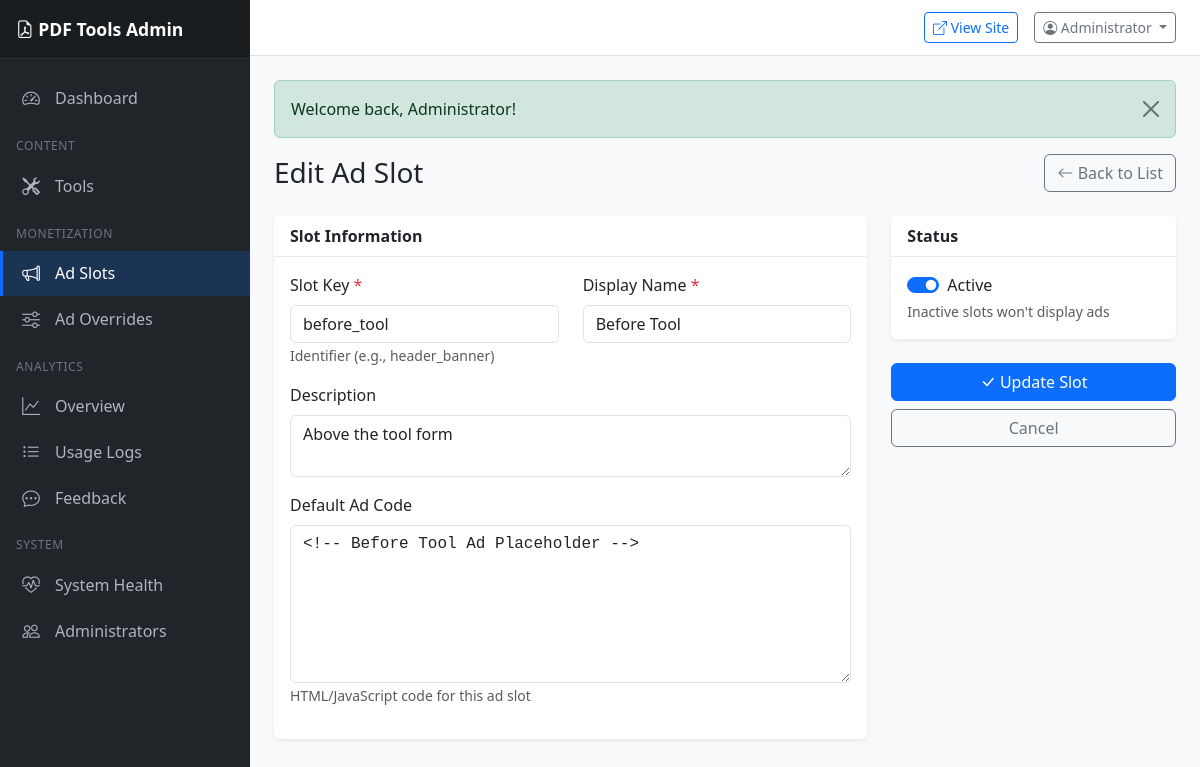
/admin/modules/ads/slot_edit.php?id=4 (signed in), run on the app's committed database.
### tables this page shows
CREATE TABLE IF NOT EXISTS ad_slots (
    id INT AUTO_INCREMENT PRIMARY KEY,
    slot_key VARCHAR(50) NOT NULL UNIQUE,
    slot_name VARCHAR(100) NOT NULL,
    description TEXT,
    default_code TEXT,
    is_active TINYINT(1) NOT NULL DEFAULT 1,
    created_at TIMESTAMP DEFAULT CURRENT_TIMESTAMP,
    updated_at TIMESTAMP DEFAULT CURRENT_TIMESTAMP ON UPDATE CURRENT_TIMESTAMP,
    INDEX idx_slot_key (slot_key),
    INDEX idx_is_active (is_active)
);

### admin/config/config.php (called while the page is built, shortened)
<?php
function get_db_connection(): PDO {
    static $pdo = null;
    if ($pdo === null) {
        $dsn = sprintf(
            'mysql:host=%s;dbname=%s;charset=%s',
            DB_HOST,
            DB_NAME,
            DB_CHARSET
        );
        $options = [
            PDO::ATTR_ERRMODE => PDO::ERRMODE_EXCEPTION,
            PDO::ATTR_DEFAULT_FETCH_MODE => PDO::FETCH_ASSOC,
            PDO::ATTR_EMULATE_PREPARES => false,
        ];
        try {
            $pdo = new PDO($dsn, DB_USER, DB_PASS, $options);
        } catch (PDOException $e) {
            error_log('Database connection failed: ' . $e->getMessage());
            die('Database connection failed. Please check configuration.');
        }
    }
    return $pdo;
}
function is_logged_in(): bool {
    return isset($_SESSION['admin_id']) && !empty($_SESSION['admin_id']);
}
function get_current_admin(): ?array {
    static $admin = null;
    if ($admin === null) {
        $pdo = get_db_connection();
        $stmt = $pdo->prepare('SELECT * FROM admins WHERE id = ? AND is_active = 1');
        $stmt->execute([$_SESSION['admin_id']]);
        $admin = $stmt->fetch();
    }
    return $admin ?: null;
}
function has_role(string|array $roles): bool {
    $admin = get_current_admin();
    if (is_string($roles)) {
        $roles = [$roles];
    }
    return in_array($admin['role'], $roles);
}
function e(string $string): string {
    return htmlspecialchars($string, ENT_QUOTES, 'UTF-8');
}

### admin/includes/auth_check.php (called while the page is built, shortened)
<?php
require_once __DIR__ . '/../config/config.php';
$current_admin = get_current_admin();

### admin/modules/ads/slot_edit.php (the view, shortened to what this page needs)
<?php
require_once __DIR__ . '/../../includes/auth_check.php';
$pdo = get_db_connection();
$id = (int)($_GET['id'] ?? 0);
$is_edit = $id > 0;
$page_title = $is_edit ? 'Edit Ad Slot' : 'Add Ad Slot';
$slot = [
    'slot_key' => '',
    'slot_name' => '',
    'description' => '',
    'default_code' => '',
    'is_active' => 1
];
if ($is_edit) {
    $stmt = $pdo->prepare('SELECT * FROM ad_slots WHERE id = ?');
    $stmt->execute([$id]);
    $existing = $stmt->fetch();
    $slot = array_merge($slot, $existing);
}
include __DIR__ . '/../../includes/header.php';
include __DIR__ . '/../../includes/sidebar.php';
?>
<div class="d-flex justify-content-between align-items-center mb-4">
    <h1 class="h3 mb-0"><?php echo $page_title; ?></h1>
    <a href="<?php echo ADMIN_BASE_URL; ?>/modules/ads/slots_list.php" class="btn btn-outline-secondary">
        <i class="bi bi-arrow-left"></i> Back to List
    </a>
</div>
<form method="POST" action="<?php echo ADMIN_BASE_URL; ?>/modules/ads/slot_save.php">
    <div class="row">
        <div class="col-lg-8">
            <div class="card mb-4">
                <div class="card-header">Slot Information</div>
                <div class="card-body">
                    <div class="row mb-3">
                        <div class="col-md-6">
                            <label for="slot_key" class="form-label">Slot Key <span class="text-danger">*</span></label>
                            <input type="text" class="form-control" id="slot_key" name="slot_key"
                                   value="<?php echo e($slot['slot_key']); ?>" required
                                   pattern="[a-z0-9_]+" title="Lowercase letters, numbers, and underscores only"
                                   <?php echo $is_edit ? 'readonly' : ''; ?>>
                            <small class="text-muted">Identifier (e.g., header_banner)</small>
                        </div>
                        <div class="col-md-6">
                            <label for="slot_name" class="form-label">Display Name <span class="text-danger">*</span></label>
                            <input type="text" class="form-control" id="slot_name" name="slot_name"
                                   value="<?php echo e($slot['slot_name']); ?>" required>
                        </div>
                    </div>
                    <div class="mb-3">
                        <label for="description" class="form-label">Description</label>
                        <textarea class="form-control" id="description" name="description"
                                  rows="2"><?php echo e($slot['description']); ?></textarea>
                    </div>
                    <div class="mb-3">
                        <label for="default_code" class="form-label">Default Ad Code</label>
                        <textarea class="form-control" id="default_code" name="default_code"
                                  rows="6" style="font-family: monospace;"><?php echo e($slot['default_code']); ?></textarea>
                        <small class="text-muted">HTML/JavaScript code for this ad slot</small>
                    </div>
                </div>
            </div>
        </div>
        <div class="col-lg-4">
            <div class="card mb-4">
                <div class="card-header">Status</div>
                <div class="card-body">
                    <div class="form-check form-switch">
                        <input class="form-check-input" type="checkbox" id="is_active" name="is_active" value="1"
                               <?php echo $slot['is_active'] ? 'checked' : ''; ?>>
                        <label class="form-check-label" for="is_active">Active</label>
                    </div>
                    <small class="text-muted">Inactive slots won't display ads</small>
                </div>
            </div>
            <div class="d-grid gap-2">
                <button type="submit" class="btn btn-primary">
                    <i class="bi bi-check-lg"></i> <?php echo $is_edit ? 'Update Slot' : 'Create Slot'; ?>
                </button>
                <a href="<?php echo ADMIN_BASE_URL; ?>/modules/ads/slots_list.php" class="btn btn-outline-secondary">
                    Cancel
                </a>
            </div>
        </div>
    </div>
</form>
<?php include __DIR__ . '/../../includes/footer.php'; ?>

### admin/includes/sidebar.php (shortened to what this page needs)
<?php
$current_page = basename($_SERVER['PHP_SELF']);
$current_module = '';
if (strpos($_SERVER['REQUEST_URI'], '/modules/') !== false) {
    preg_match('/\/modules\/([^\/]+)/', $_SERVER['REQUEST_URI'], $matches);
    $current_module = $matches[1] ?? '';
}
?>
<nav class="sidebar">
    <div class="sidebar-brand">
        <a href="<?php echo ADMIN_BASE_URL; ?>/dashboard.php">
            <i class="bi bi-file-earmark-pdf"></i> <?php echo ADMIN_SITE_NAME; ?>
        </a>
    </div>
    <div class="sidebar-nav">
        <a href="<?php echo ADMIN_BASE_URL; ?>/dashboard.php"
           class="nav-link <?php echo $current_page === 'dashboard.php' ? 'active' : ''; ?>">
            <i class="bi bi-speedometer2"></i> Dashboard
        </a>
        <div class="nav-section">Content</div>
        <a href="<?php echo ADMIN_BASE_URL; ?>/modules/tools/list.php"
           class="nav-link <?php echo $current_module === 'tools' ? 'active' : ''; ?>">
            <i class="bi bi-tools"></i> Tools
        </a>
        <?php if (has_role(['super_admin', 'ad_manager'])): ?>
        <div class="nav-section">Monetization</div>
        <a href="<?php echo ADMIN_BASE_URL; ?>/modules/ads/slots_list.php"
           class="nav-link <?php echo $current_module === 'ads' && strpos($current_page, 'slot') !== false ? 'active' : ''; ?>">
            <i class="bi bi-megaphone"></i> Ad Slots
        </a>
        <a href="<?php echo ADMIN_BASE_URL; ?>/modules/ads/overrides_list.php"
           class="nav-link <?php echo $current_module === 'ads' && strpos($current_page, 'override') !== false ? 'active' : ''; ?>">
            <i class="bi bi-sliders"></i> Ad Overrides
        </a>
        <?php endif; ?>
        <div class="nav-section">Analytics</div>
        <a href="<?php echo ADMIN_BASE_URL; ?>/modules/analytics/overview.php"
           class="nav-link <?php echo $current_module === 'analytics' && $current_page === 'overview.php' ? 'active' : ''; ?>">
            <i class="bi bi-graph-up"></i> Overview
        </a>
        <a href="<?php echo ADMIN_BASE_URL; ?>/modules/analytics/logs.php"
           class="nav-link <?php echo $current_module === 'analytics' && $current_page === 'logs.php' ? 'active' : ''; ?>">
            <i class="bi bi-list-ul"></i> Usage Logs
        </a>
        <a href="<?php echo ADMIN_BASE_URL; ?>/modules/feedback/list.php"
           class="nav-link <?php echo $current_module === 'feedback' ? 'active' : ''; ?>">
            <i class="bi bi-chat-dots"></i> Feedback
        </a>
        <?php if (has_role('super_admin')): ?>
        <div class="nav-section">System</div>
        <a href="<?php echo ADMIN_BASE_URL; ?>/modules/system/health.php"
           class="nav-link <?php echo $current_module === 'system' ? 'active' : ''; ?>">
            <i class="bi bi-heart-pulse"></i> System Health
        </a>
        <a href="<?php echo ADMIN_BASE_URL; ?>/modules/admins/list.php"
           class="nav-link <?php echo $current_module === 'admins' ? 'active' : ''; ?>">
            <i class="bi bi-people"></i> Administrators
        </a>
        <?php endif; ?>
    </div>
</nav>
<div class="main-content">
    <div class="top-navbar">
        <div class="d-flex align-items-center gap-3">
            <a href="<?php echo PUBLIC_BASE_URL; ?>/" target="_blank" class="btn btn-sm btn-outline-primary">
                <i class="bi bi-box-arrow-up-right"></i> View Site
            </a>
            <div class="dropdown">
                <button class="btn btn-sm btn-outline-secondary dropdown-toggle" type="button" data-bs-toggle="dropdown">
                    <i class="bi bi-person-circle"></i> <?php echo e($current_admin['name']); ?>
                </button>
            </div>
        </div>
    </div>
    <div class="content-wrapper">
        <?php include __DIR__ . '/flash.php'; ?>

### admin/includes/header.php (style rules this page uses)
:root { --sidebar-width: 250px; }
body { min-height: 100vh; background-color: #f8f9fa; }
.sidebar { position: fixed; top: 0; left: 0; width: var(--sidebar-width); height: 100vh; background: #212529; padding: 0; overflow-y: auto; z-index: 1000; }
.sidebar-brand { padding: 1rem; background: #1a1d20; border-bottom: 1px solid #2c3034; }
.sidebar-brand a { color: #fff; text-decoration: none; font-weight: 600; font-size: 1.1rem; }
.sidebar-nav { padding: 1rem 0; }
.sidebar-nav .nav-section { padding: 0.5rem 1rem; font-size: 0.75rem; text-transform: uppercase; letter-spacing: 0.05em; color: #6c757d; margin-top: 0.5rem; }
.sidebar-nav .nav-link { padding: 0.6rem 1rem; color: #adb5bd; display: flex; align-items: center; gap: 0.75rem; transition: all 0.2s; border-left: 3px solid transparent; }
.sidebar-nav .nav-link.active { color: #fff; background: rgba(13, 110, 253, 0.2); border-left-color: #0d6efd; }
.sidebar-nav .nav-link i { font-size: 1.1rem; width: 1.5rem; text-align: center; }
.main-content { margin-left: var(--sidebar-width); min-height: 100vh; }
.top-navbar { background: #fff; border-bottom: 1px solid #dee2e6; padding: 0.75rem 1.5rem; display: flex; justify-content: space-between; align-items: center; }
.content-wrapper { padding: 1.5rem; }
.card { border: none; box-shadow: 0 0.125rem 0.25rem rgba(0, 0, 0, 0.075); }
.card-header { background: #fff; border-bottom: 1px solid #e9ecef; font-weight: 600; }

### data on the page
ad_slots: slot_key "before_tool", slot_name "Before Tool", description "Above the tool form", default_code "<!-- Before Tool Ad Placeholder -->", is_active "☑"

### other printed values
ADMIN_SITE_NAME "PDF Tools Admin"
$current_admin['name'] "Administrator"
$flash['message'] "Welcome back, Administrator!"
$page_title "Edit Ad Slot"
